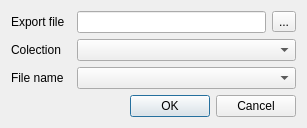
<?xml version="1.0" encoding="UTF-8"?>
<ui version="4.0">
 <class>ExportDialog</class>
 <widget class="QDialog" name="ExportDialog">
  <property name="geometry">
   <rect>
    <x>0</x>
    <y>0</y>
    <width>307</width>
    <height>117</height>
   </rect>
  </property>
  <property name="windowTitle">
   <string>Export</string>
  </property>
  <layout class="QGridLayout" name="gridLayout">
   <item row="2" column="0">
    <widget class="QLabel" name="filenameLabel">
     <property name="text">
      <string>File name</string>
     </property>
    </widget>
   </item>
   <item row="0" column="0">
    <widget class="QLabel" name="exportfileLabel">
     <property name="text">
      <string>Export file</string>
     </property>
    </widget>
   </item>
   <item row="3" column="0" colspan="4">
    <widget class="QDialogButtonBox" name="buttonBox">
     <property name="orientation">
      <enum>Qt::Horizontal</enum>
     </property>
     <property name="standardButtons">
      <set>QDialogButtonBox::Cancel|QDialogButtonBox::Ok</set>
     </property>
    </widget>
   </item>
   <item row="1" column="0">
    <widget class="QLabel" name="colectionLabel">
     <property name="text">
      <string>Colection</string>
     </property>
    </widget>
   </item>
   <item row="0" column="2">
    <widget class="QLineEdit" name="exportfileLineedit"/>
   </item>
   <item row="1" column="2" colspan="2">
    <widget class="QComboBox" name="colectionCombobox"/>
   </item>
   <item row="0" column="3">
    <widget class="QToolButton" name="importfileToolbutton">
     <property name="text">
      <string>...</string>
     </property>
    </widget>
   </item>
   <item row="2" column="2" colspan="2">
    <widget class="QComboBox" name="filenameCombobox"/>
   </item>
  </layout>
 </widget>
 <resources/>
 <connections>
  <connection>
   <sender>buttonBox</sender>
   <signal>accepted()</signal>
   <receiver>ExportDialog</receiver>
   <slot>accept()</slot>
   <hints>
    <hint type="sourcelabel">
     <x>248</x>
     <y>254</y>
    </hint>
    <hint type="destinationlabel">
     <x>157</x>
     <y>274</y>
    </hint>
   </hints>
  </connection>
  <connection>
   <sender>buttonBox</sender>
   <signal>rejected()</signal>
   <receiver>ExportDialog</receiver>
   <slot>reject()</slot>
   <hints>
    <hint type="sourcelabel">
     <x>316</x>
     <y>260</y>
    </hint>
    <hint type="destinationlabel">
     <x>286</x>
     <y>274</y>
    </hint>
   </hints>
  </connection>
 </connections>
</ui>
